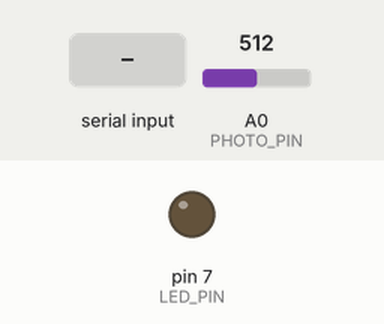
Bench run of a sketch on a simulated Arduino Uno, built with avr-gcc and run on an emulated ATmega328P. On the bench: output pins drawn as LEDs (lit = HIGH). The inputs (shaded band) are chosen by the test bench; at power-on: A0 (PHOTO_PIN) = 512. What the sketch prints to the serial monitor is not drawn.

Above: at 1.2 s.
1.3 s: "30 150\n" received over Serial
At 2.49 s:
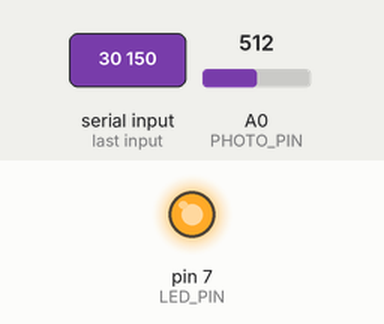
Timing chart, 0 to 10.3 s (numbered marks = the images above; inputs shaded):
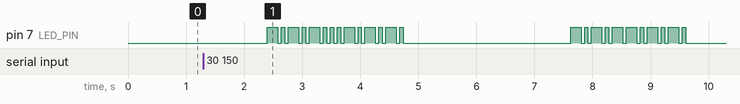

The sketch:

LightMorse_SR.ino
```cpp
/* --------------  必要なヘッダ  -------------- */
#include <Arduino.h>
#include <string.h>        // strcmp, strlen, memmove

/* --------------  共有定数  ------------------- */
const uint8_t  LED_PIN   = 7;     // TX 用 LED
const uint8_t  PHOTO_PIN = A0;     // RX 用フォトセンサ
const uint16_t UNIT      = 60;     // 1 ドット長 [ms]
const uint16_t DOT_TOL   = 25;     // ドット／ダッシュ判定許容
const uint16_t FRAME_TO  = 2000;   // 無信号タイムアウト [ms]

const char* HEADER  = "-.-.-";     // CT (KA)
const char* FOOTER  = ".-.-.";     // AR
const char* NUM_PAT[8] = { "-", ".-", "..-", "...-", "....-",
                           ".....", "-....", "-..." };

uint16_t  threshold = 512;         // RX しきい値（動的に更新）
bool      txBusy    = false;       // 送信中フラグ

/* --------------  TX ユーティリティ  ---------- */
inline void dot ()  { digitalWrite(LED_PIN,HIGH); delay(UNIT);
                      digitalWrite(LED_PIN,LOW ); delay(UNIT); }
inline void dash()  { digitalWrite(LED_PIN,HIGH); delay(3*UNIT);
                      digitalWrite(LED_PIN,LOW ); delay(UNIT); }

void sendPattern(const char* pat)
{
  for (const char* p = pat; *p; ++p) {
    if (*p=='.') dot();
    else if (*p=='-') dash();
    else if (*p==' ') { digitalWrite(LED_PIN,LOW); delay(2*UNIT); }
  }
}

void transmit(uint8_t val)
{
  txBusy = true;                          // ==== TX 開始 ====
  sendPattern(HEADER);
  sendPattern(NUM_PAT[val]);
  sendPattern(FOOTER);
  txBusy = false;                         // ==== TX 終了 ====
  delay(7*UNIT);                          // フレーム間サイレンス
}

/* --------------  RX ユーティリティ  ---------- */
inline bool isHigh() { return analogRead(PHOTO_PIN) > threshold; }

uint16_t measure(bool wantHigh)
{
  uint32_t t0 = millis();
  while (isHigh()!=wantHigh) if (millis()-t0 > FRAME_TO) return 0;

  uint32_t s = millis();
  while (isHigh()==wantHigh) if (millis()-s > 5000) break;
  return (uint16_t)(millis()-s);
}

char classify(uint16_t len)
{
  if (abs((int)len-(int)UNIT)       <= DOT_TOL)     return '.';
  if (abs((int)len-(int)(3*UNIT))   <= 3*DOT_TOL)   return '-';
  return '?';
}

void pushChar(char* buf,uint8_t& len,char c,uint8_t max=32)
{
  if (len<max) buf[len++]=c;
  else { memmove(buf,buf+1,max-1); buf[max-1]=c; }
}

void calibrate(uint16_t ms=400)            // 周囲光しきい値を更新
{
  uint32_t sum=0; uint16_t cnt=0; uint32_t t0=millis();
  while (millis()-t0<ms) { sum+=analogRead(PHOTO_PIN); ++cnt; }
  threshold = (sum/cnt)+30;
}

/* ---- HEADER 待ち → 見つかったら true --------------- */
bool waitHeader()
{
  calibrate();                              // 毎フレーム再キャリブ
  char buf[16]={0}; uint8_t len=0;

  while (!txBusy) {                         // 自送信中は受信禁止
    uint16_t h=measure(true);  if(!h)return false;
    uint16_t l=measure(false); if(!l)return false;

    char s=classify(h);
    if(s=='?'){ len=0; continue; }
    pushChar(buf,len,s);

    if(len>=strlen(HEADER) &&
       !strncmp(buf+len-strlen(HEADER),HEADER,strlen(HEADER)))
      return true;
  }
  return false;
}

/* ---- データ＋フッター受信 → 0-7 / 0xFF --------------- */
uint8_t receivePacket()
{
  char seq[32]={0}; uint8_t len=0;
  while (!txBusy) {
    uint16_t h=measure(true);  if(!h)return 0xFF;
    uint16_t l=measure(false); if(!l)return 0xFF;

    char s=classify(h); if(s=='?')return 0xFF;
    pushChar(seq,len,s);

    if(len>=strlen(FOOTER) &&
       !strncmp(seq+len-strlen(FOOTER),FOOTER,strlen(FOOTER)))
    {
      len-=strlen(FOOTER); seq[len]='\0';
      for(uint8_t n=0;n<8;++n) if(!strcmp(seq,NUM_PAT[n])) return n;
      return 0xFF;
    }
    if(len>=25) return 0xFF;
  }
  return 0xFF;
}

/* --------------  SETUP & LOOP  ---------------- */
void setup()
{
  pinMode(LED_PIN,OUTPUT);  digitalWrite(LED_PIN,LOW);
  pinMode(PHOTO_PIN,INPUT);
  Serial.begin(9600);
  Serial.println(F("Enter 0–7 + <Enter> to TX, or just watch to RX."));
}

void loop()
{
  /* ---------- 送信リクエスト ---------- */
  if (Serial.available()) {
    int ch = Serial.read();           // 1 byte だけ読む
    if ('0'<=ch && ch<='7') {
      Serial.print(F("TX: ")); Serial.println((char)ch);
      transmit(ch-'0');
    }
  }

  /* ---------- 受信側 ---------- */
  if (txBusy) return;                 // 自送信中はスキップ

  if (!waitHeader()) return;          // ヘッダー検出

  uint8_t v = receivePacket();        // 本文
  if (v==0xFF) { Serial.println(F("RX error")); return; }

  Serial.print(F("Received: ")); Serial.println(v);
}
```
